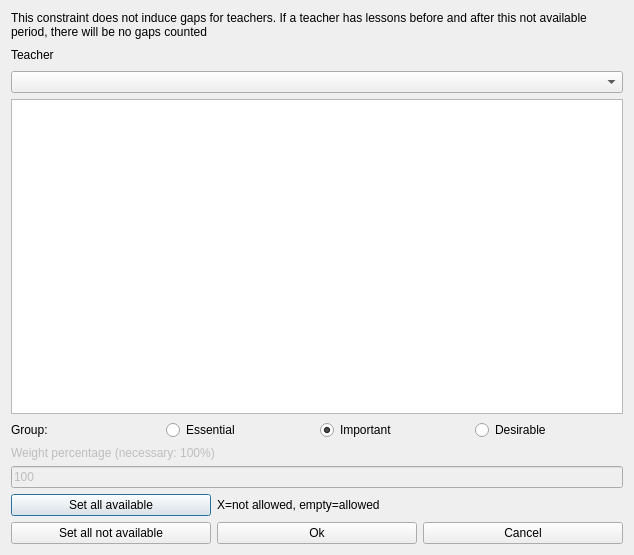
<?xml version="1.0" encoding="UTF-8"?>
<ui version="4.0">
 <class>ModifyConstraintTeacherNotAvailableTimesForm_template</class>
 <widget class="QDialog" name="ModifyConstraintTeacherNotAvailableTimesForm_template">
  <property name="geometry">
   <rect>
    <x>0</x>
    <y>0</y>
    <width>634</width>
    <height>555</height>
   </rect>
  </property>
  <property name="windowTitle">
   <string extracomment="This is the title of the dialog to modify a constraint of this type">Modify teacher not available times</string>
  </property>
  <layout class="QVBoxLayout" name="verticalLayout">
   <item>
    <widget class="QLabel" name="textLabel1">
     <property name="sizePolicy">
      <sizepolicy hsizetype="Minimum" vsizetype="Minimum">
       <horstretch>0</horstretch>
       <verstretch>0</verstretch>
      </sizepolicy>
     </property>
     <property name="text">
      <string>This constraint does not induce gaps for teachers. If a teacher has lessons before and after this not available period, there will be no gaps counted</string>
     </property>
     <property name="wordWrap">
      <bool>true</bool>
     </property>
    </widget>
   </item>
   <item>
    <layout class="QGridLayout" name="teacherGridLayout">
     <item row="1" column="0" colspan="2">
      <widget class="QComboBox" name="teachersComboBox">
       <property name="editable">
        <bool>false</bool>
       </property>
       <property name="insertPolicy">
        <enum>QComboBox::NoInsert</enum>
       </property>
       <property name="autoCompletion">
        <bool>false</bool>
       </property>
       <property name="duplicatesEnabled">
        <bool>false</bool>
       </property>
      </widget>
     </item>
     <item row="0" column="1">
      <spacer name="spacer4">
       <property name="orientation">
        <enum>Qt::Horizontal</enum>
       </property>
       <property name="sizeType">
        <enum>QSizePolicy::Expanding</enum>
       </property>
       <property name="sizeHint" stdset="0">
        <size>
         <width>131</width>
         <height>20</height>
        </size>
       </property>
      </spacer>
     </item>
     <item row="0" column="0">
      <widget class="QLabel" name="teacherTextLabel">
       <property name="frameShape">
        <enum>QFrame::NoFrame</enum>
       </property>
       <property name="frameShadow">
        <enum>QFrame::Plain</enum>
       </property>
       <property name="text">
        <string>Teacher</string>
       </property>
       <property name="wordWrap">
        <bool>false</bool>
       </property>
      </widget>
     </item>
    </layout>
   </item>
   <item>
    <widget class="QTableWidget" name="notAllowedTimesTable"/>
   </item>
   <item>
    <layout class="QHBoxLayout" name="horizontalLayout_4">
     <item>
      <widget class="QLabel" name="groupTextLabel">
       <property name="text">
        <string>Group:</string>
       </property>
      </widget>
     </item>
     <item>
      <widget class="QRadioButton" name="essentialRadioButton">
       <property name="text">
        <string>Essential</string>
       </property>
      </widget>
     </item>
     <item>
      <widget class="QRadioButton" name="importantRadioButton">
       <property name="text">
        <string>Important</string>
       </property>
       <property name="checked">
        <bool>true</bool>
       </property>
      </widget>
     </item>
     <item>
      <widget class="QRadioButton" name="desirableRadioButton">
       <property name="text">
        <string>Desirable</string>
       </property>
      </widget>
     </item>
    </layout>
   </item>
   <item>
    <layout class="QVBoxLayout" name="weightBoxLayout">
     <item>
      <widget class="QLabel" name="weightTextLabel">
       <property name="enabled">
        <bool>false</bool>
       </property>
       <property name="frameShape">
        <enum>QFrame::NoFrame</enum>
       </property>
       <property name="frameShadow">
        <enum>QFrame::Plain</enum>
       </property>
       <property name="text">
        <string>Weight percentage (necessary: 100%)</string>
       </property>
       <property name="wordWrap">
        <bool>false</bool>
       </property>
      </widget>
     </item>
     <item>
      <widget class="QLineEdit" name="weightLineEdit">
       <property name="enabled">
        <bool>false</bool>
       </property>
       <property name="text">
        <string notr="true">100</string>
       </property>
      </widget>
     </item>
    </layout>
   </item>
   <item>
    <layout class="QGridLayout" name="buttonsGridLayout">
     <item row="0" column="0">
      <widget class="QPushButton" name="setAllAvailablePushButton">
       <property name="text">
        <string comment="It refers to time slots">Set all available</string>
       </property>
      </widget>
     </item>
     <item row="0" column="1" colspan="2">
      <widget class="QLabel" name="label">
       <property name="text">
        <string extracomment="This is an explanation in a dialog for a constraint. It says that symbol X means that this slot is not allowed, and an empty cell means that the slot is allowed">X=not allowed, empty=allowed</string>
       </property>
      </widget>
     </item>
     <item row="1" column="0">
      <widget class="QPushButton" name="setAllNotAvailablePushButton">
       <property name="text">
        <string comment="It refers to time slots">Set all not available</string>
       </property>
      </widget>
     </item>
     <item row="1" column="1">
      <widget class="QPushButton" name="okPushButton">
       <property name="text">
        <string>Ok</string>
       </property>
      </widget>
     </item>
     <item row="1" column="2">
      <widget class="QPushButton" name="cancelPushButton">
       <property name="text">
        <string>Cancel</string>
       </property>
      </widget>
     </item>
    </layout>
   </item>
  </layout>
 </widget>
 <layoutdefault spacing="6" margin="11"/>
 <resources/>
 <connections/>
</ui>
